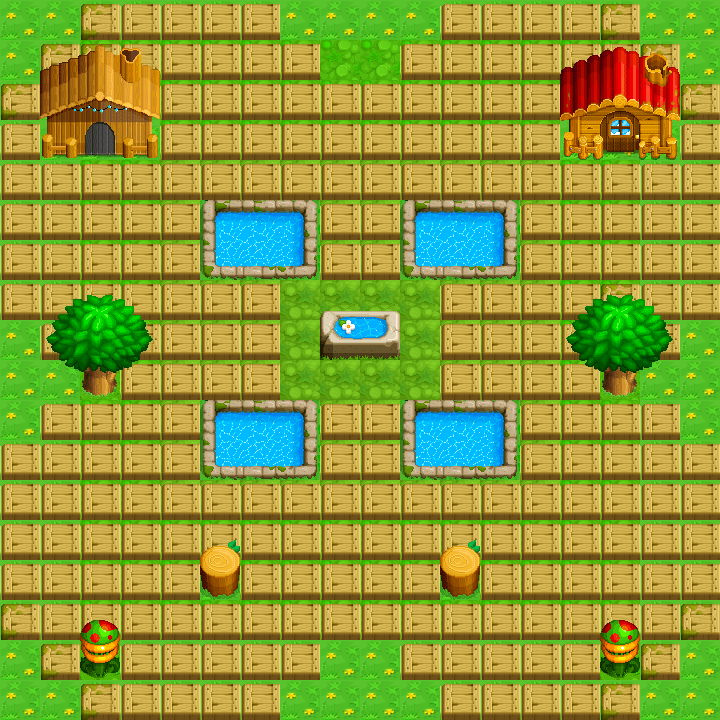

This game map was drawn from its Tiled (.tmx) file and the tilesets committed beside it. A one-line description and the full map source follow:
An orthogonal 18x18 tile map with 40x40 px tiles, 4 tile layers (base, obstacles, destroyable, overlay), 5 tilesets.

<map version="1.0" tiledversion="1.1.5" orientation="orthogonal" renderorder="left-down" width="18" height="18" tilewidth="40" tileheight="40" infinite="0" nextobjectid="1">
 <tileset firstgid="1" name="map_flopy" tilewidth="40" tileheight="40" tilecount="3" columns="3">
  <image source="map_flopy.png" width="120" height="40" />
 </tileset>
 <tileset firstgid="4" name="map_flopy1" tilewidth="40" tileheight="40" tilecount="15" columns="15">
  <image source="map_flopy1.png" width="616" height="79" />
 </tileset>
 <tileset firstgid="19" name="map_flopy2" tilewidth="40" tileheight="40" tilecount="6" columns="3">
  <image source="map_flopy2.png" width="120" height="80" />
 </tileset>
 <tileset firstgid="25" name="map_flopy5" tilewidth="40" tileheight="40" tilecount="3" columns="3">
  <image source="map_flopy5.png" width="124" height="52" />
 </tileset>
 <tileset firstgid="28" name="map_flopy6" tilewidth="40" tileheight="40" tilecount="64" columns="16">
  <image source="map_flopy6.png" width="640" height="160" />
 </tileset>
 <layer name="base" width="18" height="18">
  <data encoding="csv">
3,3,3,3,3,3,3,3,3,3,3,3,3,3,3,3,3,3,
3,3,2,2,2,2,2,2,2,2,2,2,2,2,2,2,3,3,
3,3,2,2,2,2,2,2,2,2,2,2,2,2,2,2,3,3,
3,3,2,2,2,2,2,2,2,2,2,2,2,2,2,2,3,3,
3,3,2,2,1,1,1,1,1,1,1,1,1,1,2,2,3,3,
3,3,2,2,1,1,1,1,1,1,1,1,1,1,2,2,3,3,
3,3,2,2,1,1,1,1,1,1,1,1,1,1,2,2,3,3,
3,3,2,2,1,1,1,1,1,1,1,1,1,1,2,2,3,3,
3,3,2,2,1,1,1,1,1,1,1,1,1,1,2,2,3,3,
3,3,2,2,1,1,1,1,1,1,1,1,1,1,2,2,3,3,
3,3,2,2,1,1,1,1,1,1,1,1,1,1,2,2,3,3,
3,3,2,2,1,1,1,1,1,1,1,1,1,1,2,2,3,3,
3,3,2,2,1,1,1,1,1,1,1,1,1,1,2,2,3,3,
3,3,2,2,2,2,2,2,2,2,2,2,2,2,2,2,3,3,
3,3,2,2,2,2,2,2,2,2,2,2,2,2,2,2,3,3,
3,3,2,2,2,2,2,2,2,2,2,2,2,2,2,2,3,3,
3,3,3,3,3,3,3,3,3,3,3,3,3,3,3,3,3,3,
3,3,3,3,3,3,3,3,3,3,3,3,3,3,3,3,3,3
</data>
 </layer>
 <layer name="obstacles" width="18" height="18">
  <data encoding="csv">
0,0,0,0,0,0,0,0,0,0,0,0,0,0,0,0,0,0,
0,0,0,0,0,0,0,0,0,0,0,0,0,0,0,0,0,0,
0,63,64,65,0,0,0,0,0,0,0,0,0,0,66,67,68,0,
0,79,80,81,0,0,0,0,0,0,0,0,0,0,82,83,84,0,
0,0,0,0,0,0,0,0,0,0,0,0,0,0,0,0,0,0,
0,0,0,0,0,19,20,21,0,0,19,20,21,0,0,0,0,0,
0,0,0,0,0,22,23,24,0,0,22,23,24,0,0,0,0,0,
0,0,0,0,0,0,0,0,0,0,0,0,0,0,0,0,0,0,
0,0,61,0,0,0,0,0,87,88,0,0,0,0,0,61,0,0,
0,0,77,0,0,0,0,0,0,0,0,0,0,0,0,77,0,0,
0,0,0,0,0,19,20,21,0,0,19,20,21,0,0,0,0,0,
0,0,0,0,0,22,23,24,0,0,22,23,24,0,0,0,0,0,
0,0,0,0,0,0,0,0,0,0,0,0,0,0,0,0,0,0,
0,0,0,0,0,0,0,0,0,0,0,0,0,0,0,0,0,0,
0,0,0,0,0,85,0,0,0,0,0,85,0,0,0,0,0,0,
0,0,0,0,0,0,0,0,0,0,0,0,0,0,0,0,0,0,
0,0,91,0,0,0,0,0,0,0,0,0,0,0,0,91,0,0,
0,0,0,0,0,0,0,0,0,0,0,0,0,0,0,0,0,0
</data>
 </layer>
 <layer name="destroyable" width="18" height="18">
  <data encoding="csv">
0,0,25,26,26,26,26,0,0,0,0,26,26,26,26,25,0,0,
0,25,25,26,26,26,26,26,0,0,26,26,26,26,26,26,25,0,
25,0,0,0,26,26,26,26,26,26,26,26,26,26,0,0,0,25,
26,0,0,0,26,26,26,26,26,26,26,26,26,26,0,0,0,26,
26,26,26,26,26,26,26,26,26,26,26,26,26,26,26,26,26,26,
26,26,26,26,26,0,0,0,26,26,0,0,0,26,26,26,26,26,
26,26,26,26,26,0,0,0,26,26,0,0,0,26,26,26,26,26,
26,26,26,26,26,26,26,0,0,0,0,26,26,26,26,25,26,26,
0,26,0,26,26,26,26,0,0,0,0,26,26,26,26,0,26,0,
0,0,0,26,26,26,26,0,0,0,0,26,26,26,26,0,0,0,
0,26,26,26,26,0,0,0,26,26,0,0,0,26,26,26,26,0,
26,26,26,26,26,0,0,0,26,26,0,0,0,26,26,26,26,26,
26,26,26,26,26,26,26,26,26,26,26,26,26,26,26,26,26,26,
26,26,26,26,26,26,26,26,26,26,26,26,26,26,26,26,26,26,
26,26,26,26,26,0,26,26,26,26,26,0,26,26,26,26,26,26,
25,26,26,26,26,26,26,26,26,26,26,26,26,26,26,26,26,25,
0,25,0,26,26,26,26,26,0,0,26,26,26,26,26,0,25,0,
0,0,25,26,26,26,26,0,0,0,0,26,26,26,26,25,0,0
</data>
 </layer>
 <layer name="overlay" width="18" height="18">
  <data encoding="csv">
0,0,0,0,0,0,0,0,0,0,0,0,0,0,0,0,0,0,
0,47,48,49,0,0,0,0,0,0,0,0,0,0,50,51,52,0,
0,0,0,0,0,0,0,0,0,0,0,0,0,0,0,0,0,0,
0,0,0,0,0,0,0,0,0,0,0,0,0,0,0,0,0,0,
0,0,0,0,0,0,0,0,0,0,0,0,0,0,0,0,0,0,
0,0,0,0,0,0,0,0,0,0,0,0,0,0,0,0,0,0,
0,0,0,0,0,0,0,0,0,0,0,0,0,0,0,0,0,0,
0,44,45,46,0,0,0,0,71,72,0,0,0,0,44,45,46,0,
0,60,61,62,0,0,0,0,0,0,0,0,0,0,60,61,62,0,
0,76,0,78,0,0,0,0,0,0,0,0,0,0,76,0,78,0,
0,0,0,0,0,0,0,0,0,0,0,0,0,0,0,0,0,0,
0,0,0,0,0,0,0,0,0,0,0,0,0,0,0,0,0,0,
0,0,0,0,0,0,0,0,0,0,0,0,0,0,0,0,0,0,
0,0,0,0,0,69,0,0,0,0,0,69,0,0,0,0,0,0,
0,0,0,0,0,0,0,0,0,0,0,0,0,0,0,0,0,0,
0,0,75,0,0,0,0,0,0,0,0,0,0,0,0,75,0,0,
0,0,0,0,0,0,0,0,0,0,0,0,0,0,0,0,0,0,
0,0,0,0,0,0,0,0,0,0,0,0,0,0,0,0,0,0
</data>
 </layer>
</map>